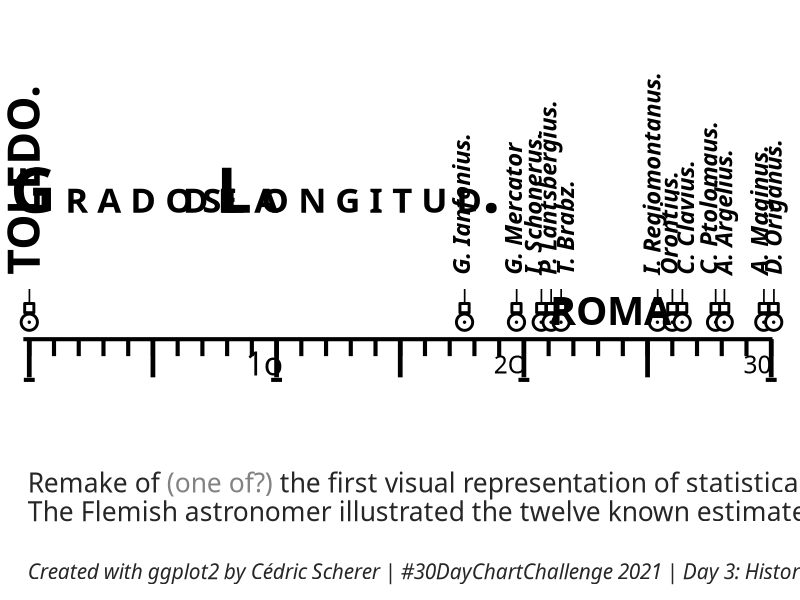
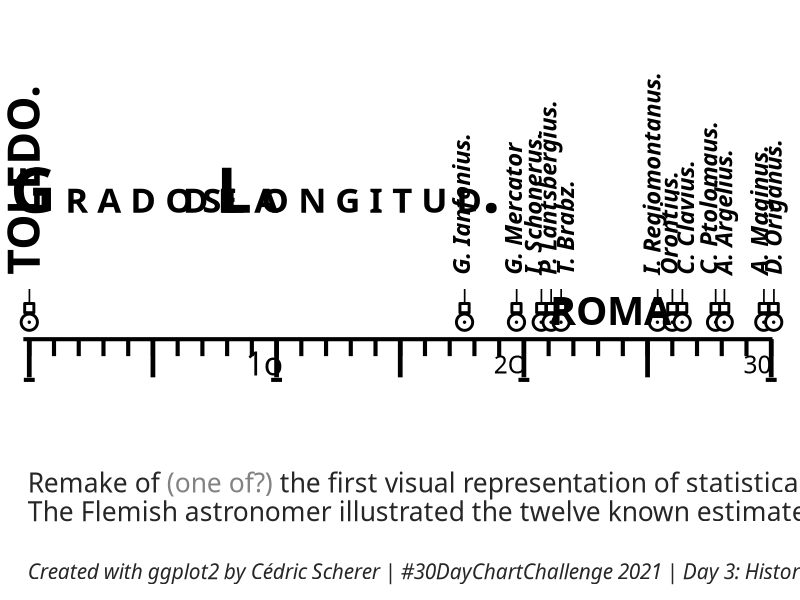

Source code (R) for these figures, in order:
library(tidyverse)
library(ggtext)
library(ragg)

ticks <-
  tibble(
    x = 0:30,
    ymax = 1,
    ymin = .88
  )

ticks_major <-
  tibble(
    x = seq(0, 30, 5),
    ymax = 1,
    ymin = .73
  )

ticks_vert <-
  tibble(
    x = c(0, 10, 20, 30),
    y = .712
  ) %>% 
  mutate(xmin = x - .22, xmax = x + .22)

labs_x <-
  tibble(
    x = c(9.5, 19.45, 29.45),
    y = .8,
    lab = c("<span style='font-size:23pt;'>1o</span>", "2O", "30")
  )

labs_vert <-
  tibble(
    x = c(0, 17.6, 19.7, 20.5, 21.1, 21.8, 25.3, 26, 26.67, 27.6, 28.2, 29.65, 30.2),
    y = 1.42,
    lab = c("<b style='font-size:32pt;'>TOLEDO.</b>", "<i>G. Ianfonius.</i>", "<i>G. Mercator", "<i>I. Schonerus.</i>", "<i>P. Lantsbergius.</i>", "<i>T. Brabz.</i>", "<i>I. Regiomontanus.</i>", "<i>Orontius.</i>", "<i>C. Clavius.</i>", "<i>C. Ptolomaus.</i>", "<i>A. Argelius.</i>", "<i>A. Maginus.</i>", "<i>D. Origanus.</i>")
  )

marker <-
  tibble(
    x = c(0, 17.6, 19.7, 20.7, 21.1, 21.5, 25.4, 26, 26.4, 27.75, 28.1, 29.7, 30.1),
    y = 1.42
  )

labs_hor <-
  tibble(
    x = c(23.5, 3.5, 7.3, 9, 13.3),
    y = c(1.2, 2, 2, 2, 2),
    lab = c("ROMA", "G<span style='font-size:25pt;'> R A D O S</span>",  "<span style='font-size:25pt;'>D E</span>", "<span style='font-size:25pt;'>L A</span>", "L<span style='font-size:25pt;'> O N G I T U D</span>.")
  )

ggplot() +
  geom_linerange(aes(xmin = -.24, xmax = 30.05, y = 1), size = 1.4) + 
  geom_linerange(data = ticks, aes(x = x, ymin = ymin, ymax = ymax), 
                 size = 1.4) +
  geom_linerange(data = ticks_major, aes(x = x, ymin = ymin, ymax = ymax), 
                 size = 1.6) +
  geom_linerange(data = ticks_vert, aes(xmin = xmin, xmax = xmax, y = y), 
                 size = 1.4) +
  geom_point(data = marker, aes(x, y = 1.26),
             shape = "|", size = 4.5, stroke = 4) +
  geom_point(data = marker, aes(x, y = 1.22),
             shape = 22, size = 2.5, stroke = 1.5, fill = "white") +
  geom_point(data = marker, aes(x, y = 1.12),
             shape = 21, size = 4.5, stroke = 1.5, fill = "white") +
  geom_point(data = marker, aes(x, y = 1.12),
             size = .5) +
  geom_richtext(data = labs_x, aes(x, y, label = lab), size = 6.2, 
                family = "Kaushan Script", fill = NA, label.colour = NA) +
  geom_text(data = labs_hor[1,], aes(x, y, label = lab), 
            size = 10, family = "Averia Serif Libre", fontface = "bold") + #
  geom_richtext(data = labs_hor[2:5,], aes(x, y, label = lab), 
            size = 16, family = "Averia Serif Libre", fontface = "bold", fill = NA, label.colour = NA) + #Playfair Display SC
  geom_richtext(data = labs_vert, aes(x, y, label = lab), 
               angle = 90, hjust = 0, size = 6, family = "Averia Serif Libre", 
               fontface = "bold", fill = NA, label.colour = NA) + #Faustina Historical
  scale_x_continuous(expand = c(.03, .03)) +
  scale_y_continuous(limits = c(.4, 3.4), expand = c(0, 0)) +
  theme_void() +
  theme(plot.caption = element_markdown(family = "Averia Serif Libre", size = 19, color = "grey15", hjust = 0, lineheight = 1.1, margin = margin(35, 5, 10, 20))) +
  labs(caption = "Remake of <span style='color:#828282;'>(one of?)</span> the first visual representation of statistical data by Michael Florent Van Langren, drawn in 1644.<br>The Flemish astronomer illustrated the twelve known estimates in longitude between Toledo and Rome at that time.<span style='font-size:15pt;'><br><br><i>Created with ggplot2 by Cédric Scherer</i> | <i>#30DayChartChallenge 2021</i> | <i>Day 3: Historical</i></span>")

ggsave(here::here("03_historical", "03_historical.png"), 
       width = 17600, height = 6000, res = 1200, 
       device = agg_png, limitsize = FALSE)
